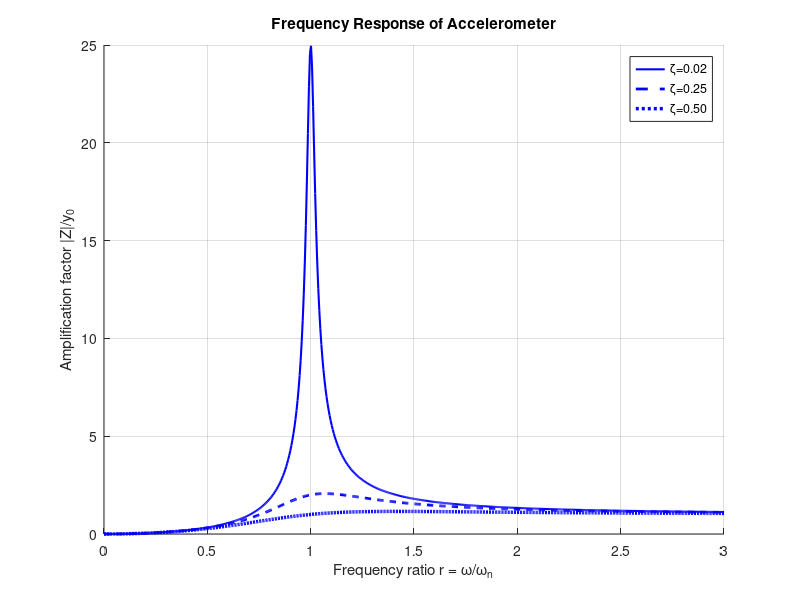

Recreate this plot in MATLAB.
% Amplification Factor |Z|/y0 vs frequency ratio
clear; clc; close all;

zeta_list  = [0.02,  0.25,   0.5];
line_style = {'-', '--', ':'};   
line_width = [1.5,   2,      2.5];
r = linspace(0, 3, 600);

figure('Color','w'); hold on; grid on;

for i = 1:3
    zeta = zeta_list(i);
    ls   = line_style{i};
    lw   = line_width(i);
    
    D = (r.^2) ./ sqrt((1-r.^2).^2 + (2*zeta*r).^2);
    plot(r, D, 'b', 'LineStyle', ls, 'LineWidth', lw, ...
         'DisplayName', sprintf('\\zeta=%.2f', zeta));
end

xlabel('Frequency ratio r = \omega/\omega_n');
ylabel('Amplification factor |Z|/y_0');
title('Frequency Response of Accelerometer');
legend('Location','best');
xlim([0 3]);
